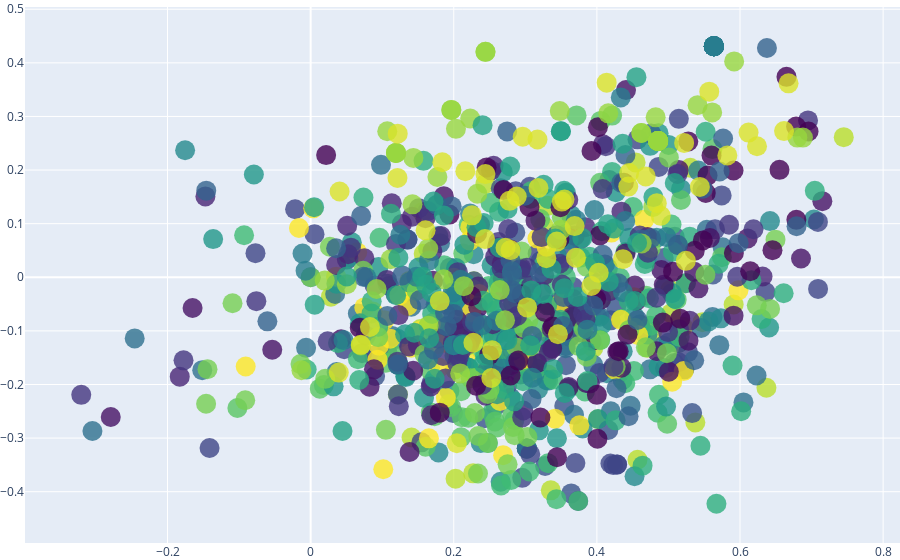

The cell this chart's notebook holds for it:
### Code cell
fig = build_2d_figure(df, encoded_labels, truncated)
fig.show()

### Figure 1 — Plotly figure (JSON) as saved in the notebook; plotly's stock layout.template omitted (floating-point values rounded to 4 significant figures; data arrays with more than 128 entries replaced by an {"elided": "..."} marker saying what was removed)
{"data": [{"hovertext": {"elided": "971 str values"}, "marker": {"color": {"elided": "971 int values"}, "colorscale": [[0, "#440154"], [0.1111, "#482878"], [0.2222, "#3e4989"], [0.3333, "#31688e"], [0.4444, "#26828e"], [0.5556, "#1f9e89"], [0.6667, "#35b779"], [0.7778, "#6ece58"], [0.8889, "#b5de2b"], [1, "#fde725"]], "opacity": 0.8, "size": 20}, "mode": "markers", "type": "scatter", "x": {"elided": "971 float values"}, "y": {"elided": "971 float values"}}], "layout": {"margin": {"b": 0, "l": 0, "r": 0, "t": 0}}}
